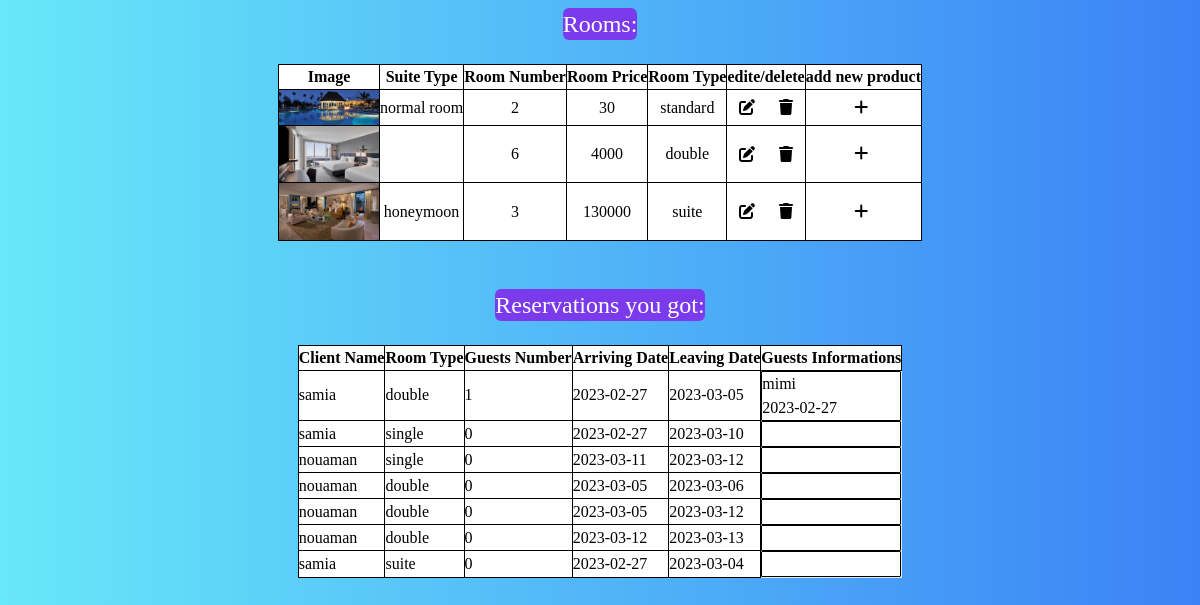
/app/views/dashboard.php, run on the app's committed database.
### tables this page shows
CREATE TABLE `rooms` (
  `RoomId` int(100) NOT NULL,
  `RoomImg` varchar(255) NOT NULL,
  `RoomNumber` int(100) NOT NULL,
  `RoomPrice` int(255) NOT NULL,
  `RoomType` varchar(30) NOT NULL,
  `SuiteType` varchar(100) NOT NULL,
  `Arrive` date DEFAULT NULL,
  `Leave` date DEFAULT NULL
);

CREATE TABLE `reservations` (
  `ReservationId` int(100) NOT NULL,
  `ClientName` varchar(30) NOT NULL,
  `RoomType` varchar(30) NOT NULL,
  `GuestsNumber` int(30) NOT NULL,
  `Arrive` date DEFAULT NULL,
  `SuiteType` varchar(50) DEFAULT NULL,
  `Leave` date DEFAULT NULL,
  `ClientId` int(100) NOT NULL,
  `ReservationPrice` int(11) NOT NULL
);

CREATE TABLE `guests` (
  `GuestId` int(100) NOT NULL,
  `GuestName` varchar(100) NOT NULL,
  `GuestDOB` date DEFAULT NULL,
  `ReservationId` int(100) NOT NULL
);

### app/models/connection.php (called while the page is built)
<?php
  class connection{
    public static function connect() {
        $dsn = "mysql:host=localhost; dbname=hotel";
        $options = array(PDO::ATTR_PERSISTENT => true);
        try {
            $connection = new PDO($dsn, "root", "", $options);
            $connection->setAttribute(PDO::ATTR_ERRMODE, PDO::ERRMODE_EXCEPTION);
            return $connection;
        }catch(PDOException $error) {
            echo "Connection failed: " . $error->getMessage();
        }
    }
}
?>

### app/models/room.php (called while the page is built, shortened)
<?php
class room {
	public static function getAll(){
		$stmt = connection::connect()->prepare('SELECT * FROM rooms');
		$stmt->execute();
		return $stmt->fetchAll();
	}
}

### app/controllers/RoomsController.php (called while the page is built, shortened)
<?php
class RoomsController{
	public static function getAllRooms(){
		$rooms = room::getAll();
		return $rooms;
	}
}
?>

### app/models/reservations.php (called while the page is built, shortened)
<?php
class reservations {
	static public function getAll(){
		$stmt = connection::connect()->prepare('SELECT * FROM reservations');
		$stmt->execute();
		return $stmt->fetchAll();
	}
    static public function getGuestsByReservationId($reservationId) {
        $db = connection::connect();
        $stmt = $db->prepare("SELECT * FROM guests WHERE ReservationId = :reservationId");
        $stmt->bindParam(':reservationId', $reservationId);
        $stmt->execute();
        $guests = $stmt->fetchAll();
        return $guests;
    }
}

### app/controllers/ReservationsController.php (called while the page is built, shortened)
<?php
class ReservationsController{
	public static function getAllReservations(){
		$reservations = reservations::getAll();
		return $reservations;
	}
	public static function getAllGuests($reservationId){
		$guests = reservations::getGuestsByReservationId($reservationId);
		return $guests;
	}
}
?>

### app/views/dashboard.php (the view, shortened to what this page needs)
<?php
$reservations = ReservationsController::getAllReservations();
$rooms = RoomsController::getAllRooms();
?>
<!DOCTYPE html>
<html lang="en">
<head>
    <script src="https://cdn.tailwindcss.com"></script>
    <link href="<?php echo BaseUrl;?>assets/css/style.css" rel="stylesheet" type="text/css">
    <link href="https://cdnjs.cloudflare.com/ajax/libs/font-awesome/5.13.0/css/all.min.css" rel="stylesheet">
    <link rel="stylesheet" href="https://cdnjs.cloudflare.com/ajax/libs/font-awesome/6.0.0/css/all.min.css" />
</head>
<body class="bg-gradient-to-r from-cyan-300 to-blue-500 ">
<center>
<h2 class="text-white mt-2 text-2xl bg-violet-600 rounded-md w-fit">Rooms:</h2><br>
<table  class="table" >
  <thead>
    <th >Image</th>
    <th >Suite Type</th>
    <th>Room Number</th>
    <th>Room Price</th>
    <th>Room Type</th>
    <th>edite/delete</th>
    <th>add new product</th>
  </thead>
  <tbody>
    <?php foreach($rooms as $room):?>
    <tr>
      <td class="text-center"><img src="<?php echo BaseUrl;?>assets/img/<?php echo $room['RoomImg'];?>" style="width: 100px;"></td>
      <td class="text-center"><?php echo $room['SuiteType'];?></td>
      <td class="text-center"><?php echo $room['RoomNumber'];?></td>
      <td class="text-center"><?php echo $room['RoomPrice'];?></td>
      <td class="text-center"><?php echo $room['RoomType'];?></td>
      <td class=" space-x-4 justfy-center items-center text-center">
                    <form method="POST" class="me-1 inline-block align-middle" action="<?php echo BaseUrl;?>home/update">
                        <button type="submit" name="submit" class="btn btn-sm btn-warning"><i class="fa-solid fa-pen-to-square"></i></button>
                    </form>
                    <form method="POST" class="me-1 inline-block align-middle" action="<?php echo BaseUrl;?>rooms/deleteRoom">
                        <button class="btn btn-sm btn-danger"><i class="fa fa-trash"></i></button>
                    </form>
                </td>
                <td>
                <form method="POST" class="me-1 justfy-center items-center text-center" action="<?php echo BaseUrl ?>home/add">
                        <button class="btn btn-sm btn-danger "><i class="fa-solid fa-plus"></i></button>
                    </form>
    </td>
    </tr>
    <?php endforeach; ?>
  </tbody>
</table>
    </center> <br><br>
<center>
  <h2 class="text-white text-2xl bg-violet-600 rounded-md w-fit ">Reservations you got:</h2><br>
<table  class="table mb-10" >
  <thead>
    <th >Client Name</th>
    <th >Room Type</th>
    <th>Guests Number</th>
    <th>Arriving Date</th>
    <th>Leaving Date</th>
    <th>Guests Informations</th>
  </thead>
  <tbody>
    <?php foreach($reservations as $reservation):?>
      <?php
        $dataaa = new ReservationsController();
        $reservationId = $reservation['ReservationId'];
        $guests = $dataaa->getAllGuests($reservationId);
      ?>
    <tr>
      <td><?php echo $reservation['ClientName'];?></td>
      <td><?php echo $reservation['RoomType'];?></td>
      <td><?php echo $reservation['GuestsNumber'];?></td>
      <td><?php echo $reservation['Arrive'];?></td>
      <td><?php echo $reservation['Leave'];?></td>
      <?php foreach ($guests as $guest): ?>
      <td class="flex flex-col"><?php echo $guest['GuestName'];?><br><?php echo $guest['GuestDOB'];?></td>
      <?php endforeach; ?>
    </tr>
    <?php endforeach; ?>
  </tbody>
</table>
    </center>
 </body>
 </html>

### public/assets/css/style.css (style rules this page uses)
* { margin:0; padding:0; font-family:Lobster; }
.table { background-color:white; }
table, th, td { border: 1px solid black; border-radius: 1px; }

### data on the page
rooms: RoomImg (picture), SuiteType "normal room", RoomNumber "2", RoomPrice "30", RoomType "standard"
rooms: RoomImg (picture), RoomNumber "6", RoomPrice "4000", RoomType "double"
rooms: RoomImg (picture), SuiteType "honeymoon", RoomNumber "3", RoomPrice "130000", RoomType "suite"
reservations: ClientName "samia", RoomType "double", GuestsNumber "1", Arrive "2023-02-27", Leave "2023-03-05"
guests: GuestName "mimi", GuestDOB "2023-02-27"
reservations: ClientName "samia", RoomType "single", GuestsNumber "0", Arrive "2023-02-27", Leave "2023-03-10"
reservations: ClientName "nouaman", RoomType "single", GuestsNumber "0", Arrive "2023-03-11", Leave "2023-03-12"
reservations: ClientName "nouaman", RoomType "double", GuestsNumber "0", Arrive "2023-03-05", Leave "2023-03-06"
reservations: ClientName "nouaman", RoomType "double", GuestsNumber "0", Arrive "2023-03-05", Leave "2023-03-12"
reservations: ClientName "nouaman", RoomType "double", GuestsNumber "0", Arrive "2023-03-12", Leave "2023-03-13"
reservations: ClientName "samia", RoomType "suite", GuestsNumber "0", Arrive "2023-02-27", Leave "2023-03-04"
